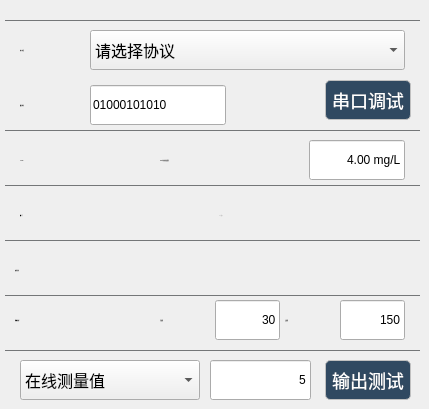
<widget class="QWidget" name="m_CombinedControlTab">
<attribute name="title">
<string>页</string>
</attribute>
<widget class="QLabel" name="m_DTUSwitchLbl">
<property name="enabled">
<bool>false</bool>
</property>
<property name="geometry">
<rect>
<x>219</x>
<y>195</y>
<width>66</width>
<height>40</height>
</rect>
</property>
<property name="font">
<font>
<family>Semhei</family>
<pointsize>-1</pointsize>
<weight>50</weight>
<italic>false</italic>
<bold>false</bold>
</font>
</property>
<property name="whatsThis">
<string>LBL_02</string>
</property>
<property name="styleSheet">
<string notr="true">QLabel
{
}
border-width: 0px;
background-color: transparent;
color: #304961;
font:16px Semhei;
</string>
</property>
<property name="text">
<string>DTU接口</string>
</property>
</widget>
<widget class="QLabel" name="label1_3_4">
<property name="geometry">
<rect>
<x>20</x>
<y>195</y>
<width>66</width>
<height>40</height>
</rect>
</property>
<property name="font">
<font>
<family>Semhei</family>
<pointsize>-1</pointsize>
<weight>50</weight>
<italic>false</italic>
<bold>false</bold>
</font>
</property>
<property name="whatsThis">
<string>LBL_02</string>
</property>
<property name="styleSheet">
<string notr="true">border-width: 0px;
background-color: transparent;
color: #304961;
font:16px Semhei;
QLabel
{
}
</string>
</property>
<property name="text">
<string>微   打</string>
</property>
</widget>
<widget class="QLabel" name="label1_3_6">
<property name="geometry">
<rect>
<x>20</x>
<y>140</y>
<width>66</width>
<height>40</height>
</rect>
</property>
<property name="font">
<font>
<family>Semhei</family>
<pointsize>-1</pointsize>
<weight>50</weight>
<italic>false</italic>
<bold>false</bold>
</font>
</property>
<property name="whatsThis">
<string>LBL_02</string>
</property>
<property name="styleSheet">
<string notr="true">border-width: 0px;
background-color: transparent;
color: #304961;
font:16px Semhei;
QLabel
{
}
</string>
</property>
<property name="text">
<string>4-20mA</string>
</property>
</widget>
<widget class="QLabel" name="label1_3_7">
<property name="geometry">
<rect>
<x>20</x>
<y>85</y>
<width>66</width>
<height>40</height>
</rect>
</property>
<property name="font">
<font>
<family>Semhei</family>
<pointsize>-1</pointsize>
<weight>50</weight>
<italic>false</italic>
<bold>false</bold>
</font>
</property>
<property name="whatsThis">
<string>LBL_02</string>
</property>
<property name="styleSheet">
<string notr="true">border-width: 0px;
background-color: transparent;
color: #304961;
font:16px Semhei;
QLabel
{
}
</string>
</property>
<property name="text">
<string>通讯地址</string>
</property>
</widget>
<widget class="CQComboBox" name="m_AgreementCbo">
<property name="geometry">
<rect>
<x>90</x>
<y>30</y>
<width>315</width>
<height>40</height>
</rect>
</property>
<property name="font">
<font>
<pointsize>-1</pointsize>
<weight>50</weight>
<italic>false</italic>
<bold>false</bold>
</font>
</property>
<property name="styleSheet">
<string notr="true">font:16px;</string>
</property>
<property name="frame">
<bool>true</bool>
</property>
<item>
<property name="text">
<string>请选择协议</string>
</property>
</item>
<item>
<property name="text">
<string>协议-1</string>
</property>
</item>
<item>
<property name="text">
<string>协议-2</string>
</property>
</item>
</widget>
<widget class="QLabel" name="label1_3_2">
<property name="geometry">
<rect>
<x>160</x>
<y>140</y>
<width>146</width>
<height>40</height>
</rect>
</property>
<property name="font">
<font>
<family>Semhei</family>
<pointsize>-1</pointsize>
<weight>50</weight>
<italic>false</italic>
<bold>false</bold>
</font>
</property>
<property name="whatsThis">
<string>LBL_02</string>
</property>
<property name="styleSheet">
<string notr="true">border-width: 0px;
background-color: transparent;
color: #304961;
font:16px Semhei;
QLabel
{
}
</string>
</property>
<property name="text">
<string>20mA对应的浓度值</string>
</property>
</widget>
<widget class="QPushButton" name="m_TestBtn">
<property name="geometry">
<rect>
<x>325</x>
<y>360</y>
<width>86</width>
<height>40</height>
</rect>
</property>
<property name="whatsThis">
<string>BTN_01</string>
</property>
<property name="styleSheet">
<string notr="true">QPushButton
{
    background-color: #304961;
    color: #FFFFFF;
    font:18px Semhei;
    border: 1px solid #C0C0C0;
    border-radius: 5px;
}
QPushButton:pressed
{
    background-color: #304961;
    color: #FFFFFF;
}
QPushButton:!enabled
{
}
</string>
</property>
<property name="text">
<string>输出测试</string>
</property>
</widget>
<widget class="Line" name="line1_3_1">
<property name="geometry">
<rect>
<x>5</x>
<y>20</y>
<width>415</width>
<height>1</height>
</rect>
</property>
<property name="styleSheet">
<string notr="true">border: 0px;
background-color: rgb(116, 118, 120);</string>
</property>
<property name="orientation">
<enum>Qt::Horizontal</enum>
</property>
</widget>
<widget class="QLineEdit" name="m_420ConcentrationValue">
<property name="geometry">
<rect>
<x>309</x>
<y>140</y>
<width>96</width>
<height>40</height>
</rect>
</property>
<property name="whatsThis">
<string>LBL_02</string>
</property>
<property name="styleSheet">
<string notr="true">font:16px Semhei;
border:1px solid #e1e0e0;
background-color: transparent;
color: #304961;
QLabel
{
}
</string>
</property>
<property name="text">
<string>4.00 mg/L</string>
</property>
<property name="alignment">
<set>Qt::AlignRight|Qt::AlignTrailing|Qt::AlignVCenter</set>
</property>
</widget>
<widget class="QLineEdit" name="m_TestValueInput">
<property name="geometry">
<rect>
<x>210</x>
<y>360</y>
<width>101</width>
<height>40</height>
</rect>
</property>
<property name="whatsThis">
<string>LBL_02</string>
</property>
<property name="styleSheet">
<string notr="true">font:16px Semhei;
border:1px solid #e1e0e0;
background-color: transparent;
color: #304961;
QLabel
{
}
</string>
</property>
<property name="text">
<string>5</string>
</property>
<property name="alignment">
<set>Qt::AlignRight|Qt::AlignTrailing|Qt::AlignVCenter</set>
</property>
</widget>
<widget class="QLabel" name="label1_3_1">
<property name="geometry">
<rect>
<x>20</x>
<y>30</y>
<width>66</width>
<height>40</height>
</rect>
</property>
<property name="font">
<font>
<family>Semhei</family>
<pointsize>-1</pointsize>
<weight>50</weight>
<italic>false</italic>
<bold>false</bold>
</font>
</property>
<property name="whatsThis">
<string>LBL_02</string>
</property>
<property name="styleSheet">
<string notr="true">border-width: 0px;
background-color: transparent;
color: #304961;
font:16px Semhei;
QLabel
{
}
</string>
</property>
<property name="text">
<string>串口协议</string>
</property>
</widget>
<widget class="QPushButton" name="m_420SwitchBtn">
<property name="geometry">
<rect>
<x>90</x>
<y>140</y>
<width>60</width>
<height>40</height>
</rect>
</property>
<property name="styleSheet">
<string notr="true">QPushButton
{
	font: bold 12pt "Arialial";
	border-radius: 15px;
	image: url(:/images/pic_Close.png);
}

QPushButton:checked
{
	font: bold 12pt "Arialial";
	image: url(:/images/pic_Open.png);
}</string>
</property>
<property name="text">
<string></string>
</property>
<property name="iconSize">
<size>
<width>50</width>
<height>32</height>
</size>
</property>
<property name="checkable">
<bool>true</bool>
</property>
<property name="checked">
<bool>false</bool>
</property>
<property name="flat">
<bool>true</bool>
</property>
</widget>
<widget class="QPushButton" name="m_printSwitchBtn">
<property name="geometry">
<rect>
<x>90</x>
<y>195</y>
<width>60</width>
<height>40</height>
</rect>
</property>
<property name="styleSheet">
<string notr="true">QPushButton
{
	font: bold 12pt "Arialial";
	border-radius: 15px;
	image: url(:/images/pic_Close.png);
}

QPushButton:checked
{
	font: bold 12pt "Arialial";
	image: url(:/images/pic_Open.png);
}</string>
</property>
<property name="text">
<string></string>
</property>
<property name="iconSize">
<size>
<width>50</width>
<height>32</height>
</size>
</property>
<property name="checkable">
<bool>true</bool>
</property>
<property name="checked">
<bool>false</bool>
</property>
<property name="flat">
<bool>true</bool>
</property>
</widget>
<widget class="QPushButton" name="m_DTUSwitchBtn">
<property name="enabled">
<bool>false</bool>
</property>
<property name="geometry">
<rect>
<x>310</x>
<y>195</y>
<width>60</width>
<height>40</height>
</rect>
</property>
<property name="styleSheet">
<string notr="true">QPushButton
{
	font: bold 12pt "Arialial";
	border-radius: 15px;
	image: url(:/images/pic_Close.png);
}

QPushButton:checked
{
	font: bold 12pt "Arialial";
	image: url(:/images/pic_Open.png);
}</string>
</property>
<property name="text">
<string></string>
</property>
<property name="iconSize">
<size>
<width>50</width>
<height>32</height>
</size>
</property>
<property name="checkable">
<bool>true</bool>
</property>
<property name="checked">
<bool>false</bool>
</property>
<property name="flat">
<bool>true</bool>
</property>
</widget>
<widget class="CQComboBox" name="m_DataTypeComb">
<property name="geometry">
<rect>
<x>20</x>
<y>360</y>
<width>180</width>
<height>40</height>
</rect>
</property>
<property name="font">
<font>
<family>Semhei</family>
<pointsize>-1</pointsize>
<weight>50</weight>
<italic>false</italic>
<bold>false</bold>
</font>
</property>
<property name="styleSheet">
<string notr="true">
font:16px Semhei;</string>
</property>
<property name="frame">
<bool>true</bool>
</property>
<item>
<property name="text">
<string>在线测量值</string>
</property>
</item>
<item>
<property name="text">
<string>质控样</string>
</property>
</item>
<item>
<property name="text">
<string>空白样</string>
</property>
</item>
<item>
<property name="text">
<string>B值</string>
</property>
</item>
<item>
<property name="text">
<string>K值</string>
</property>
</item>
</widget>
<widget class="Line" name="line1_3_3">
<property name="geometry">
<rect>
<x>5</x>
<y>130</y>
<width>415</width>
<height>1</height>
</rect>
</property>
<property name="styleSheet">
<string notr="true">border: 0px;
background-color: rgb(116, 118, 120);</string>
</property>
<property name="orientation">
<enum>Qt::Horizontal</enum>
</property>
</widget>
<widget class="Line" name="line1_3_4">
<property name="geometry">
<rect>
<x>5</x>
<y>185</y>
<width>415</width>
<height>1</height>
</rect>
</property>
<property name="styleSheet">
<string notr="true">border: 0px;
background-color: rgb(116, 118, 120);</string>
</property>
<property name="orientation">
<enum>Qt::Horizontal</enum>
</property>
</widget>
<widget class="Line" name="line1_3_5">
<property name="geometry">
<rect>
<x>5</x>
<y>240</y>
<width>415</width>
<height>1</height>
</rect>
</property>
<property name="styleSheet">
<string notr="true">border: 0px;
background-color: rgb(116, 118, 120);</string>
</property>
<property name="orientation">
<enum>Qt::Horizontal</enum>
</property>
</widget>
<widget class="Line" name="line1_3_6">
<property name="geometry">
<rect>
<x>5</x>
<y>295</y>
<width>415</width>
<height>1</height>
</rect>
</property>
<property name="styleSheet">
<string notr="true">border: 0px;
background-color: rgb(116, 118, 120);</string>
</property>
<property name="orientation">
<enum>Qt::Horizontal</enum>
</property>
</widget>
<widget class="QLineEdit" name="m_CompunicationAddress">
<property name="geometry">
<rect>
<x>90</x>
<y>85</y>
<width>136</width>
<height>40</height>
</rect>
</property>
<property name="whatsThis">
<string>LBL_02</string>
</property>
<property name="styleSheet">
<string notr="true">font:16px Semhei;
border:1px solid #e1e0e0;
background-color: transparent;
color: #304961;
QLabel
{
}
</string>
</property>
<property name="text">
<string>01000101010</string>
</property>
</widget>
<widget class="QLabel" name="label1_3_13">
<property name="geometry">
<rect>
<x>15</x>
<y>250</y>
<width>66</width>
<height>40</height>
</rect>
</property>
<property name="font">
<font>
<family>Semhei</family>
<pointsize>-1</pointsize>
<weight>50</weight>
<italic>false</italic>
<bold>false</bold>
</font>
</property>
<property name="whatsThis">
<string>LBL_02</string>
</property>
<property name="styleSheet">
<string notr="true">border-width: 0px;
background-color: transparent;
color: #304961;
font:16px Semhei;
QLabel
{
}
</string>
</property>
<property name="text">
<string>加标回收</string>
</property>
</widget>
<widget class="QPushButton" name="m_AddingStandardRecoverySwitchBtn">
<property name="geometry">
<rect>
<x>90</x>
<y>250</y>
<width>60</width>
<height>40</height>
</rect>
</property>
<property name="styleSheet">
<string notr="true">QPushButton
{
	font: bold 12pt "Arialial";
	border-radius: 15px;
	image: url(:/images/pic_Close.png);
}

QPushButton:checked
{
	font: bold 12pt "Arialial";
	image: url(:/images/pic_Open.png);
}</string>
</property>
<property name="text">
<string></string>
</property>
<property name="iconSize">
<size>
<width>50</width>
<height>32</height>
</size>
</property>
<property name="checkable">
<bool>true</bool>
</property>
<property name="checked">
<bool>false</bool>
</property>
<property name="flat">
<bool>true</bool>
</property>
</widget>
<widget class="QLabel" name="label1_3_14">
<property name="geometry">
<rect>
<x>15</x>
<y>300</y>
<width>70</width>
<height>40</height>
</rect>
</property>
<property name="font">
<font>
<family>Semhei</family>
<pointsize>-1</pointsize>
<weight>50</weight>
<italic>false</italic>
<bold>false</bold>
</font>
</property>
<property name="whatsThis">
<string>LBL_02</string>
</property>
<property name="styleSheet">
<string notr="true">border-width: 0px;
background-color: transparent;
color: #304961;
font:16px Semhei;
QLabel
{
}
</string>
</property>
<property name="text">
<string>报警/留样</string>
</property>
</widget>
<widget class="QPushButton" name="m_WarningSwitchBtn">
<property name="geometry">
<rect>
<x>90</x>
<y>300</y>
<width>60</width>
<height>40</height>
</rect>
</property>
<property name="styleSheet">
<string notr="true">QPushButton
{
	font: bold 12pt "Arialial";
	border-radius: 15px;
	image: url(:/images/pic_Close.png);
}

QPushButton:checked
{
	font: bold 12pt "Arialial";
	image: url(:/images/pic_Open.png);
}</string>
</property>
<property name="text">
<string></string>
</property>
<property name="iconSize">
<size>
<width>50</width>
<height>32</height>
</size>
</property>
<property name="checkable">
<bool>true</bool>
</property>
<property name="checked">
<bool>false</bool>
</property>
<property name="flat">
<bool>true</bool>
</property>
</widget>
<widget class="QLabel" name="label1_3_15">
<property name="geometry">
<rect>
<x>160</x>
<y>300</y>
<width>51</width>
<height>40</height>
</rect>
</property>
<property name="font">
<font>
<family>Semhei</family>
<pointsize>-1</pointsize>
<weight>50</weight>
<italic>false</italic>
<bold>false</bold>
</font>
</property>
<property name="whatsThis">
<string>LBL_02</string>
</property>
<property name="styleSheet">
<string notr="true">border-width: 0px;
background-color: transparent;
color: #304961;
font:16px Semhei;
QLabel
{
}
</string>
</property>
<property name="text">
<string>下限值</string>
</property>
</widget>
<widget class="QLabel" name="label1_3_16">
<property name="geometry">
<rect>
<x>285</x>
<y>300</y>
<width>51</width>
<height>40</height>
</rect>
</property>
<property name="font">
<font>
<family>Semhei</family>
<pointsize>-1</pointsize>
<weight>50</weight>
<italic>false</italic>
<bold>false</bold>
</font>
</property>
<property name="whatsThis">
<string>LBL_02</string>
</property>
<property name="styleSheet">
<string notr="true">border-width: 0px;
background-color: transparent;
color: #304961;
font:16px Semhei;
QLabel
{
}
</string>
</property>
<property name="text">
<string>上限值</string>
</property>
</widget>
<widget class="QLineEdit" name="m_WarningLimitMinValue">
<property name="geometry">
<rect>
<x>215</x>
<y>300</y>
<width>65</width>
<height>40</height>
</rect>
</property>
<property name="whatsThis">
<string>LBL_02</string>
</property>
<property name="styleSheet">
<string notr="true">font:16px Semhei;
border:1px solid #e1e0e0;
background-color: transparent;
color: #304961;
QLabel
{
}
</string>
</property>
<property name="text">
<string>30</string>
</property>
<property name="alignment">
<set>Qt::AlignRight|Qt::AlignTrailing|Qt::AlignVCenter</set>
</property>
</widget>
<widget class="QLineEdit" name="m_WarningLimitMaxValue">
<property name="geometry">
<rect>
<x>340</x>
<y>300</y>
<width>65</width>
<height>40</height>
</rect>
</property>
<property name="whatsThis">
<string>LBL_02</string>
</property>
<property name="styleSheet">
<string notr="true">font:16px Semhei;
border:1px solid #e1e0e0;
background-color: transparent;
color: #304961;
QLabel
{
}
</string>
</property>
<property name="text">
<string>150</string>
</property>
<property name="alignment">
<set>Qt::AlignRight|Qt::AlignTrailing|Qt::AlignVCenter</set>
</property>
</widget>
<widget class="Line" name="line1_3_7">
<property name="geometry">
<rect>
<x>5</x>
<y>350</y>
<width>415</width>
<height>1</height>
</rect>
</property>
<property name="styleSheet">
<string notr="true">border: 0px;
background-color: rgb(116, 118, 120);</string>
</property>
<property name="orientation">
<enum>Qt::Horizontal</enum>
</property>
</widget>
<widget class="QPushButton" name="m_TrafficBtn">
<property name="geometry">
<rect>
<x>325</x>
<y>80</y>
<width>86</width>
<height>40</height>
</rect>
</property>
<property name="whatsThis">
<string>BTN_01</string>
</property>
<property name="styleSheet">
<string notr="true">QPushButton
{
    background-color: #304961;
    color: #FFFFFF;
    font:18px Semhei;
    border: 1px solid #C0C0C0;
    border-radius: 5px;
}
QPushButton:pressed
{
    background-color: #304961;
    color: #FFFFFF;
}
QPushButton:!enabled
{
}
</string>
</property>
<property name="text">
<string>串口调试</string>
</property>
</widget>
</widget>
